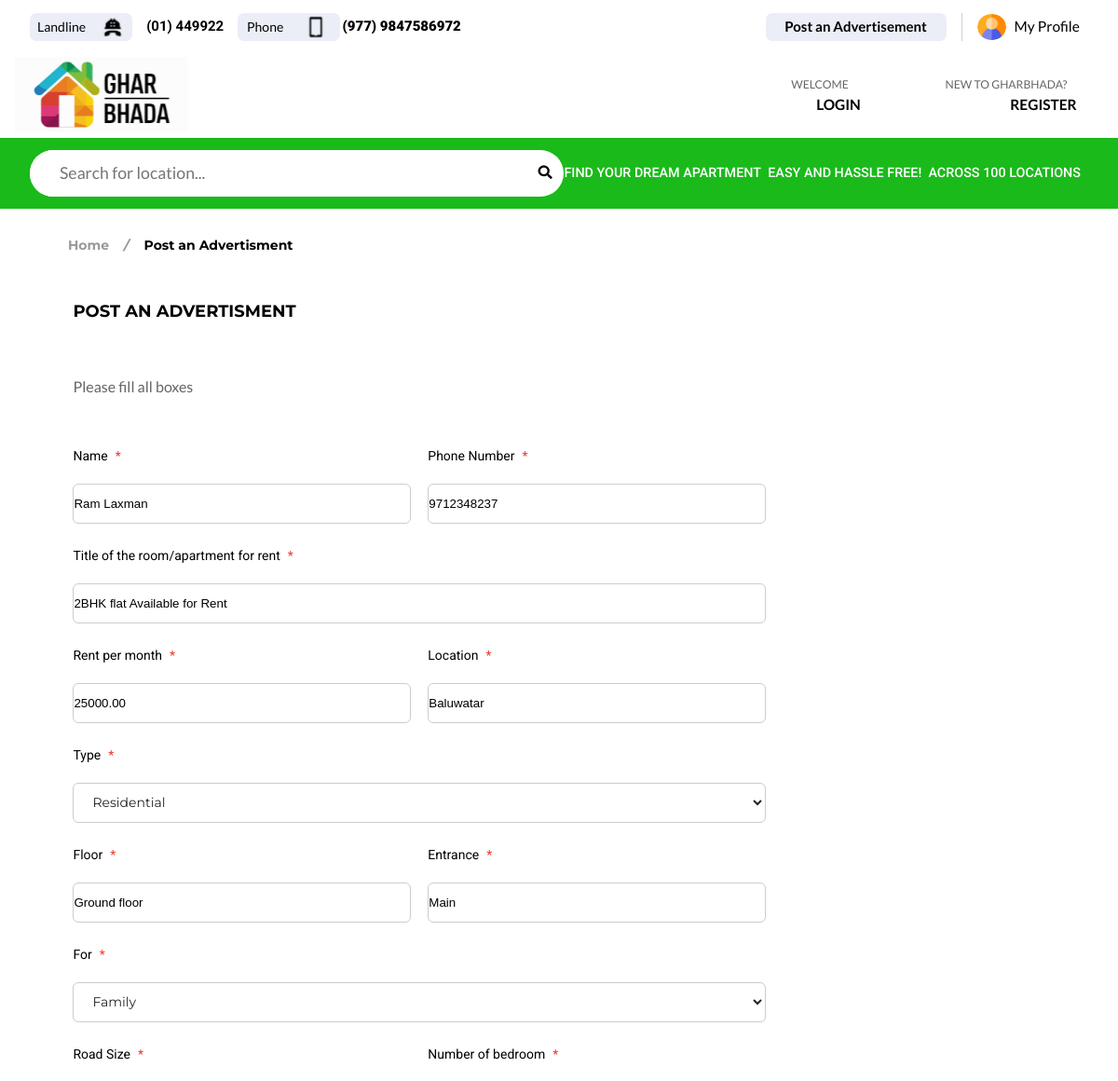
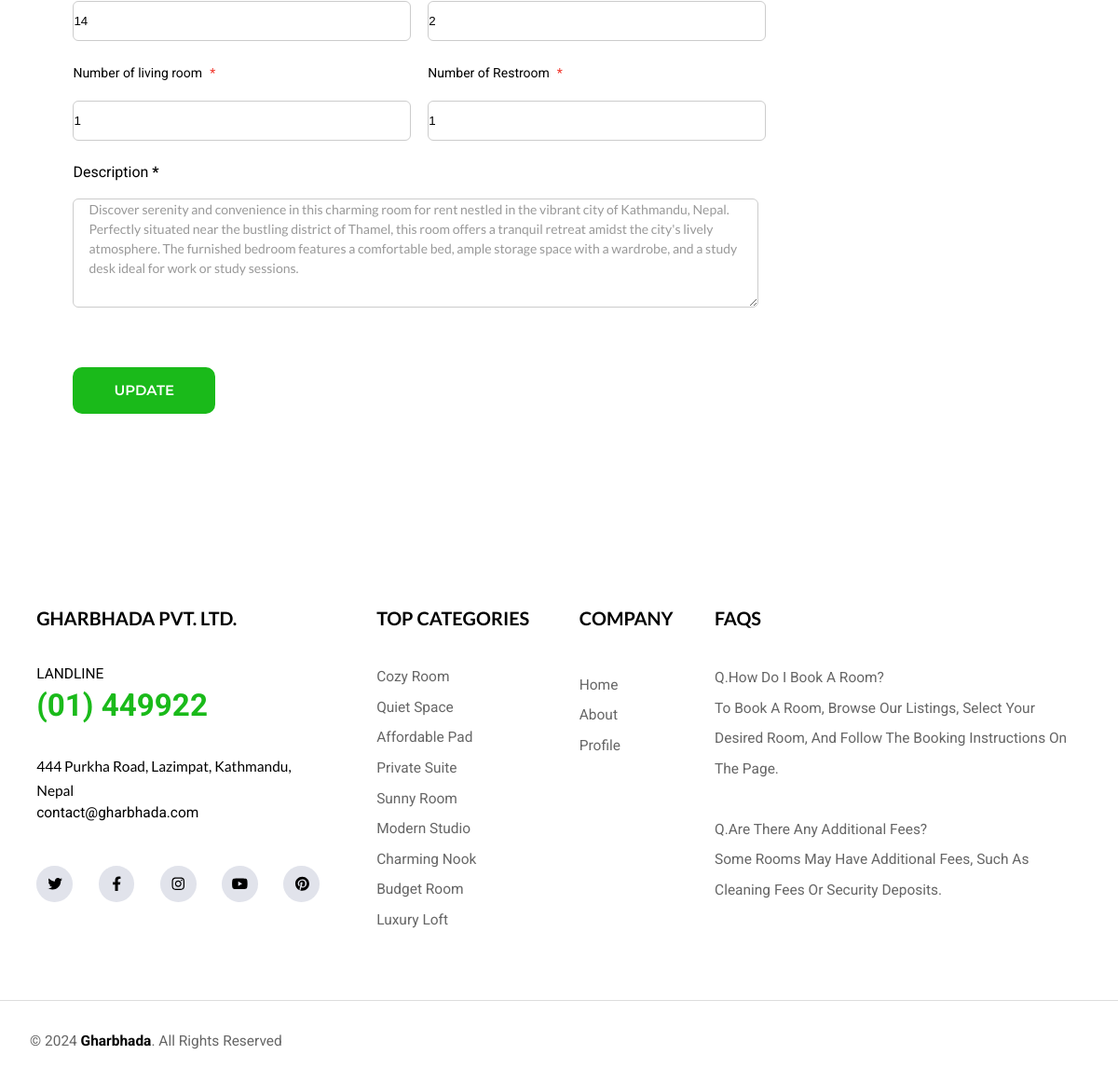
/components/UpdatePost.php?post_id=14 (signed in), run on the app's committed database (2 pictures, top to bottom).
### tables this page shows
CREATE TABLE `posts` (
  `id` int(11) NOT NULL,
  `user_id` int(11) NOT NULL,
  `name` varchar(255) NOT NULL,
  `phone_number` varchar(20) NOT NULL,
  `title` varchar(255) NOT NULL,
  `rent` decimal(10,2) NOT NULL,
  `location` varchar(255) NOT NULL,
  `type` enum('residential','commercial') NOT NULL,
  `floor` varchar(40) DEFAULT NULL,
  `entrance` varchar(255) NOT NULL,
  `for_whom` enum('family','single') NOT NULL,
  `road_size` int(11) NOT NULL,
  `bedrooms` int(11) NOT NULL,
  `living_rooms` int(11) NOT NULL,
  `restrooms` int(11) NOT NULL,
  `image1` varchar(255) DEFAULT NULL,
  `image2` varchar(255) DEFAULT NULL,
  `image3` varchar(255) DEFAULT NULL,
  `description` text NOT NULL,
  `created_at` timestamp NOT NULL DEFAULT current_timestamp(),
  `updated_at` timestamp NOT NULL DEFAULT current_timestamp() ON UPDATE current_timestamp(),
  `status` tinyint(4) DEFAULT 0
);

### Models/PostCRUDModel.php (called while the page is built, shortened)
<?php
class PostCRUD
{
    private $db;
    public function __construct($db)
    {
        $this->db = $db;
    }
    public function getSinglePost($id)
    {
        $query = "SELECT * FROM Posts WHERE id = ?";
        $stmt = $this->db->prepare($query);
        $stmt->bind_param('i', $id);
        $stmt->execute();
        $result = $stmt->get_result();
        $post = $result->fetch_assoc();
        return $post;
    }
}
?>

### components/UpdatePost.php (the view, shortened to what this page needs)
<?php
require_once '../Models/PostCRUDModel.php';
require_once '../Database/DatabaseConnection.php';
$PostCRUDModel = new PostCRUD($db);
$user = $_SESSION['user'];
$name = $user['name'];
$phoneNumber = $user['phone'];
if (isset($_GET['post_id'])) {
    $Postid = $_GET['post_id'];
    $SinglePost = $PostCRUDModel->getSinglePost($Postid);
} else {
    echo "No post ID provided.";
    exit();
}
?>
<!DOCTYPE html>
<html lang="en">
<head>
    <link rel="stylesheet" href="../css/style.css">
    <link rel="stylesheet" href="../css/login.css">
    <link rel="stylesheet" href="../css/postAndAdvertisement.css">
</head>
<body>
    <?php
        include 'header.php';
    ?>
     <section id="PostAnAdvertisement">
        <div id="pageLocation">
            <p id="pageLocationText">Home <i>/</i> <b>Post an Advertisment</b></p>
        </div>
        <h1 id="PostAnAdvertisementTitle">Post an advertisment</h1>
        <p id="fillAllBoxes">Please fill all boxes</p>
        <form action="../Controllers/PostCRUDController.php?action=update" id="PostForm" method="POST" onsubmit="ValidatePostForm(event)" enctype="multipart/form-data">
            <div class="formGroupLarge">
            <div class="formGroup">
                <label for="name">Name <b>*</b></label><span id="NameField">Please Enter Name</span><br>
                <input type="text" id="name" name="name"  value="<?php echo ($name); ?>">
            </div>
            <div class="formGroup">
                <label for="name">Phone Number <b>*</b></label><span id="PhoneNumberField">Please Enter Phone Number</span><br>
                <input type="text" id="phoneNumberform" name="phoneNumber"  value="<?php echo ($phoneNumber); ?>">
            </div>
        </div>
            <div class="formGroupLarge">
            <div class="formGroup">
                <label for="name">Title of the room/apartment for rent <b>*</b></label><span id="TitleField">Please Enter Title</span><br>
                <input type="text" id="titlePost" name="title" value="<?php echo($SinglePost['title']) ?>">
            </div>
        </div>
        <div class="formGroupLarge">
            <div class="formGroup">
                <label for="name">Rent per month  <b>*</b></label><span id="RentField">Please Enter Rent</span><br>
                <input type="text" id="rentPerMonth" name="rent" value="<?php echo($SinglePost['rent']) ?>">
            </div>
            <div class="formGroup">
                <label for="name">Location <b>*</b></label><span id="LocationField">Please Enter Location</span><br>
                <input type="text" id="location" name="location" value="<?php echo($SinglePost['location']) ?>">
            </div>
        </div>
        <div class="formGroupLarge">
            <div class="formGroup">
                <label for="name">Type <b>*</b></label><span id="TypeField">Please Enter Type</span><br>
                <select name="type" id="type" value="<?php echo($SinglePost['type']) ?>">
                    <option value="residential" selected>Residential</option>
                </select>
            </div>
        </div>
        <div class="formGroupLarge">
            <div class="formGroup">
                <label for="name">Floor  <b>*</b></label><span id="FloorField">Please Enter Floor</span><br>
                <input type="text" id="floor" name="floor" value="<?php echo($SinglePost['floor']) ?>">
            </div>
            <div class="formGroup">
                <label for="name">Entrance <b>*</b></label><span id="EntranceField">Please Enter Entrance</span><br>
                <input type="text" id="entrance" name="entrance" value="<?php echo($SinglePost['entrance']) ?>">
            </div>
        </div>
        <div class="formGroupLarge">
            <div class="formGroup">
                <label for="name">For <b>*</b></label><span id="ForField">Please Enter FOr</span><br>
                <select name="for" id="for" value="<?php echo($SinglePost['for_whom']) ?>">
                    <option value="Family" selected>Family</option>
                </select>
            </div>
        </div>
        <div class="formGroupLarge">
            <div class="formGroup">
                <label for="name">Road Size  <b>*</b></label><span id="RoadSizeField">Please Enter Road Size</span><br>
                <input type="text" id="RoadSize" name="RoadSize" value="<?php echo($SinglePost['road_size']) ?>">
            </div>
            <div class="formGroup">
                <label for="name">Number of bedroom <b>*</b></label><span id="BedroomField">Please Enter number of bedroom</span><br>
                <input type="text" id="Bedroom" name="Bedroom" value="<?php echo($SinglePost['bedrooms']) ?>">
            </div>
        </div>
        <div class="formGroupLarge">
            <div class="formGroup">
                <label for="name">Number of living room <b>*</b></label><span id="LivingroomField">Please Enter number of living room</span><br>
                <input type="text" id="LivingRoom" name="LivingRoom" value="<?php echo($SinglePost['living_rooms']) ?>">
            </div>
            <div class="formGroup">
                <label for="name">Number of Restroom <b>*</b></label><span id="RestroomField">Please Enter number of restroom</span><br>
                <input type="text" id="Restroom" name="Restroom" value="<?php echo($SinglePost['restrooms']) ?>">
            </div>
        </div>
        <div class="formGroupLarge" id="DescriptionBox">
            <div class="formGroup>
                <label for="name">Description <b>*</b></label><span id="DescriptionField">Please Enter Description</span><br><br>
                <textarea name="description" id="description" placeholder="Room features, requirements, etc."><?php echo($SinglePost['description']) ?></textarea>
            </div>
        </div>
        <button id="submitPost" type="submit">Update</button>
        </form>
     </section>
    <?php
        include 'footer.php';
    ?>
</body>
</html>

### css/style.css (style rules this page uses)
* { margin: 0; padding: 0; box-sizing: border-box; }
body { font-family: 'Roboto', sans-serif, Lato; background-color: #f1f1f1; width: 100%; height: 100%; }

### css/login.css (style rules this page uses)
#pageLocation { width: 100%; height: 5.07306rem; background: #FFF; padding-left: 4.56rem; display: flex; align-items: center; }
#pageLocationText { color: #999; font-family: Montserrat; font-size: 0.87681rem; font-style: normal; font-weight: 700; line-height: 1.31525rem; display: flex; gap: 1rem; }
#pageLocationText b { color: #000; font-family: Montserrat; font-size: 0.87681rem; font-style: normal; font-weight: 700; line-height: 1.31525rem; }
form { display: flex; flex-direction: column; }

### css/postAndAdvertisement.css (style rules this page uses)
#PostAnAdvertisement { height: 95rem; width: 100%; display: flex; flex-direction: column; align-items: flex-start; gap: 1rem; background-color: white; }
#PostAnAdvertisementTitle { display: flex; width: 100%; height: 1.3125rem; flex-direction: column; justify-content: center; flex-shrink: 0; color: #000; font-family: Montserrat; font-size: 1.125rem; font-style: normal; font-weight: 700; line-height: 1.35rem; text-transform: uppercase; padding: 1rem; padding-left: 4.9rem; }
#fillAllBoxes { display: flex; width: 21.62531rem; height: 1.7rem; flex-direction: column; justify-content: center; flex-shrink: 0; color: #666; font-family: Lato; font-size: 1rem; font-style: normal; font-weight: 400; line-height: 1.7rem; padding: 3rem; padding-left: 4.9rem; }
section #PostForm { height: 81.7rem; width: 49.44rem; background-color: white; margin-left: 4.9rem; gap: 2rem; }
.formGroupLarge { display: flex; justify-content: space-between; height: 4.69rem; width: 46.49rem; }
.formGroup label { display: flex; height: 1.3125rem; align-items: center; align-items: center; flex-shrink: 0; color: #000; font-family: Roboto; font-size: 0.875rem; font-style: normal; font-weight: 400; line-height: 1.3125rem; gap: 0.5rem; }
.formGroup label b { color: #F1352B; font-family: Roboto; font-size: 0.875rem; font-style: normal; font-weight: 400; line-height: 1.3125rem; }
.formGroup input { width: 22.68188rem; height: 2.6875rem; flex-shrink: 0; border-radius: 0.375rem; border: 1px solid #CCC; background: #FFF; }
#titlePost { width: 46.48938rem; height: 2.6875rem; flex-shrink: 0; border-radius: 0.375rem; border: 1px solid #CCC; background: #FFF; }
.formGroup select { display: flex; width: 46.48938rem; height: 2.6875rem; justify-content: flex-end; align-items: center; flex-shrink: 0; border-radius: 0.375rem; border: 1px solid #CCC; background: #FFF; color: #212529; font-family: Montserrat; font-size: 0.875rem; font-style: normal; font-weight: 400; line-height: 1.3125rem; padding-left: 1rem; }
#description { display: flex; height: 7.3125rem; width: 46rem; align-items: center; flex-shrink: 0; border-radius: 0.375rem; border: 1px solid #CCC; background: white; color: #999; font-family: Lato; font-size: 0.875rem; font-style: normal; font-weight: 400; line-height: 1.3125rem; padding-left: 1rem; }
#submitPost { display: flex; width: 9.55063rem; height: 3.125rem; justify-content: center; align-items: center; flex-shrink: 0; border-radius: 0.625rem; background: #1ABA1A; color: #FFF; text-align: center; font-family: Montserrat; font-size: 0.9375rem; font-style: normal; font-weight: 600; line-height: 1.125rem; text-transform: uppercase; border: 0px; margin-top: 7rem; }

### data on the page
posts: title "2BHK flat Available for Rent", rent "25000.00", location "Baluwatar", type "Residential", floor "Ground floor", entrance "Main", for "Family", RoadSize "14", Bedroom "2", LivingRoom "1", Restroom "1", description "Discover serenity and convenience in this charming room for rent nestled in the vibrant city of Kathmandu, Nepal. Perfectly situated near the bustling district of Thamel, this room offers a tranquil retreat amidst the city's lively atmosphere. The furnished bedroom features a comfortable bed, ample storage space with a wardrobe, and a study desk ideal for work or study sessions."
